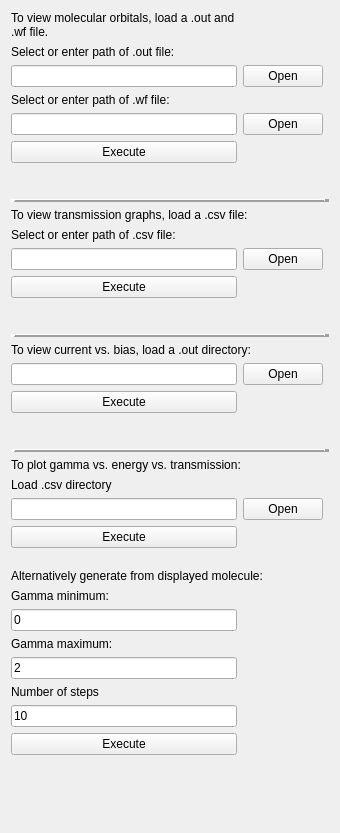
          <widget class="QWidget" name="scrollAreaWidgetContents_7">
           <property name="geometry">
            <rect>
             <x>0</x>
             <y>0</y>
             <width>340</width>
             <height>833</height>
            </rect>
           </property>
           <layout class="QGridLayout" name="gridLayout_17">
            <item row="28" column="0">
             <widget class="QLineEdit" name="gammaStartLineEdit">
              <property name="text">
               <string>0</string>
              </property>
             </widget>
            </item>
            <item row="31" column="0">
             <widget class="QLineEdit" name="gammaEndLineEdit">
              <property name="text">
               <string>2</string>
              </property>
             </widget>
            </item>
            <item row="34" column="0">
             <widget class="QLineEdit" name="gammaStepsLineEdit">
              <property name="text">
               <string>10</string>
              </property>
             </widget>
            </item>
            <item row="2" column="1">
             <widget class="QPushButton" name="openOutFileButton">
              <property name="text">
               <string>Open</string>
              </property>
             </widget>
            </item>
            <item row="0" column="0">
             <widget class="QLabel" name="label_41">
              <property name="text">
               <string>To view molecular orbitals, load a .out and .wf file.</string>
              </property>
              <property name="wordWrap">
               <bool>true</bool>
              </property>
             </widget>
            </item>
            <item row="4" column="0">
             <widget class="QLineEdit" name="openWfFileLineEdit">
              <property name="readOnly">
               <bool>false</bool>
              </property>
             </widget>
            </item>
            <item row="1" column="0">
             <widget class="QLabel" name="label_6">
              <property name="text">
               <string>Select or enter path of .out file:</string>
              </property>
             </widget>
            </item>
            <item row="3" column="0">
             <widget class="QLabel" name="label_43">
              <property name="text">
               <string>Select or enter path of .wf file:</string>
              </property>
             </widget>
            </item>
            <item row="2" column="0">
             <widget class="QLineEdit" name="openOutFileLineEdit"/>
            </item>
            <item row="9" column="0">
             <widget class="QLabel" name="label_5">
              <property name="text">
               <string>Select or enter path of .csv file:</string>
              </property>
             </widget>
            </item>
            <item row="6" column="0">
             <spacer name="verticalSpacer_14">
              <property name="orientation">
               <enum>Qt::Vertical</enum>
              </property>
              <property name="sizeType">
               <enum>QSizePolicy::Minimum</enum>
              </property>
              <property name="sizeHint" stdset="0">
               <size>
                <width>20</width>
                <height>30</height>
               </size>
              </property>
             </spacer>
            </item>
            <item row="10" column="0">
             <widget class="QLineEdit" name="openCsvFileLineEdit"/>
            </item>
            <item row="5" column="0">
             <widget class="QPushButton" name="executeLoadedButton">
              <property name="text">
               <string>Execute</string>
              </property>
             </widget>
            </item>
            <item row="7" column="0" colspan="3">
             <widget class="Line" name="line_7">
              <property name="frameShadow">
               <enum>QFrame::Raised</enum>
              </property>
              <property name="lineWidth">
               <number>5</number>
              </property>
              <property name="orientation">
               <enum>Qt::Horizontal</enum>
              </property>
             </widget>
            </item>
            <item row="8" column="0" colspan="2">
             <widget class="QLabel" name="label_42">
              <property name="text">
               <string>To view transmission graphs, load a .csv file:</string>
              </property>
             </widget>
            </item>
            <item row="14" column="0" colspan="2">
             <widget class="QLabel" name="label_46">
              <property name="text">
               <string>To view current vs. bias, load a .out directory:</string>
              </property>
             </widget>
            </item>
            <item row="13" column="0" colspan="3">
             <widget class="Line" name="line_6">
              <property name="frameShadow">
               <enum>QFrame::Raised</enum>
              </property>
              <property name="lineWidth">
               <number>5</number>
              </property>
              <property name="orientation">
               <enum>Qt::Horizontal</enum>
              </property>
             </widget>
            </item>
            <item row="11" column="0">
             <widget class="QPushButton" name="transExecuteLoadedButton">
              <property name="text">
               <string>Execute</string>
              </property>
             </widget>
            </item>
            <item row="12" column="0">
             <spacer name="verticalSpacer_15">
              <property name="orientation">
               <enum>Qt::Vertical</enum>
              </property>
              <property name="sizeType">
               <enum>QSizePolicy::Fixed</enum>
              </property>
              <property name="sizeHint" stdset="0">
               <size>
                <width>20</width>
                <height>30</height>
               </size>
              </property>
             </spacer>
            </item>
            <item row="15" column="0">
             <widget class="QLineEdit" name="openDirLineEdit"/>
            </item>
            <item row="16" column="0">
             <widget class="QPushButton" name="currExecuteLoadedButton">
              <property name="text">
               <string>Execute</string>
              </property>
             </widget>
            </item>
            <item row="17" column="0">
             <spacer name="verticalSpacer_30">
              <property name="orientation">
               <enum>Qt::Vertical</enum>
              </property>
              <property name="sizeType">
               <enum>QSizePolicy::Fixed</enum>
              </property>
              <property name="sizeHint" stdset="0">
               <size>
                <width>20</width>
                <height>30</height>
               </size>
              </property>
             </spacer>
            </item>
            <item row="19" column="0" colspan="2">
             <widget class="QLabel" name="label_49">
              <property name="text">
               <string>To plot gamma vs. energy vs. transmission:</string>
              </property>
             </widget>
            </item>
            <item row="22" column="0">
             <widget class="QPushButton" name="gammaExecuteLoadedButton">
              <property name="text">
               <string>Execute</string>
              </property>
             </widget>
            </item>
            <item row="23" column="0">
             <spacer name="verticalSpacer_31">
              <property name="orientation">
               <enum>Qt::Vertical</enum>
              </property>
              <property name="sizeType">
               <enum>QSizePolicy::Fixed</enum>
              </property>
              <property name="sizeHint" stdset="0">
               <size>
                <width>20</width>
                <height>15</height>
               </size>
              </property>
             </spacer>
            </item>
            <item row="24" column="0" colspan="2">
             <widget class="QLabel" name="label_51">
              <property name="text">
               <string>Alternatively generate from displayed molecule:</string>
              </property>
             </widget>
            </item>
            <item row="18" column="0" colspan="3">
             <widget class="Line" name="line_23">
              <property name="frameShadow">
               <enum>QFrame::Raised</enum>
              </property>
              <property name="lineWidth">
               <number>5</number>
              </property>
              <property name="orientation">
               <enum>Qt::Horizontal</enum>
              </property>
             </widget>
            </item>
            <item row="20" column="0">
             <widget class="QLabel" name="label_50">
              <property name="text">
               <string>Load .csv directory</string>
              </property>
             </widget>
            </item>
            <item row="21" column="0">
             <widget class="QLineEdit" name="gammaOpenDirLineEdit"/>
            </item>
            <item row="29" column="0">
             <widget class="QLabel" name="label_53">
              <property name="text">
               <string>Gamma maximum:</string>
              </property>
             </widget>
            </item>
            <item row="32" column="0">
             <widget class="QLabel" name="label_54">
              <property name="text">
               <string>Number of steps</string>
              </property>
             </widget>
            </item>
            <item row="35" column="0">
             <widget class="QPushButton" name="execute3DGraphButton">
              <property name="text">
               <string>Execute</string>
              </property>
             </widget>
            </item>
            <item row="36" column="0">
             <spacer name="verticalSpacer">
              <property name="orientation">
               <enum>Qt::Vertical</enum>
              </property>
              <property name="sizeHint" stdset="0">
               <size>
                <width>20</width>
                <height>40</height>
               </size>
              </property>
             </spacer>
            </item>
            <item row="10" column="1">
             <widget class="QPushButton" name="openCsvFileButton">
              <property name="text">
               <string>Open</string>
              </property>
             </widget>
            </item>
            <item row="4" column="1">
             <widget class="QPushButton" name="openWfFileButton">
              <property name="enabled">
               <bool>true</bool>
              </property>
              <property name="text">
               <string>Open</string>
              </property>
             </widget>
            </item>
            <item row="15" column="1">
             <widget class="QPushButton" name="openDirButton">
              <property name="text">
               <string>Open</string>
              </property>
             </widget>
            </item>
            <item row="21" column="1">
             <widget class="QPushButton" name="openDirGammaButton">
              <property name="text">
               <string>Open</string>
              </property>
             </widget>
            </item>
            <item row="25" column="0">
             <widget class="QLabel" name="label_52">
              <property name="text">
               <string>Gamma minimum:</string>
              </property>
             </widget>
            </item>
           </layout>
          </widget>
